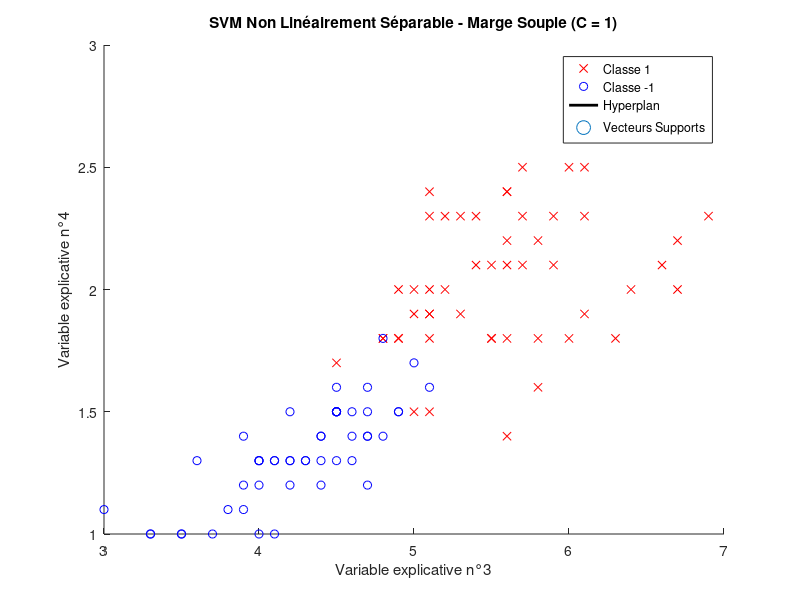

Source code (MATLAB):
%-------------------------------------------------------------------------%
% ------------------- TP3 : SVM Non Linéairement Séparable -------------- %
%-------------------------------------------------------------------------%

clear all; close all;

% ------------------------------------------------------------------------
% Question 1 : Chargement et préparation des données
% ------------------------------------------------------------------------
fichieriris = load('fisheriris.mat');
data = fichieriris.meas(:, 3:4);
species = fichieriris.species;

% Suppression des individus de la classe 'setosa'
setosa_indices = strcmp(species, 'setosa');
data(setosa_indices, :) = [];
species(setosa_indices) = [];

% Attribution des classes
class_labels = ones(100, 1); 
class_labels(51:end) = -1;

% Dimensions
[N, d] = size(data);

% ------------------------------------------------------------------------
% Question 2 : Définition du problème dual avec marge souple
% ------------------------------------------------------------------------
C = 1; % Paramètre de régularisation

% Initialisation de la matrice Q
Q = zeros(N, N);

% Construction élément par élément
for i = 1:N
    for j = 1:N
        Q(i, j) = class_labels(i) * class_labels(j) * (data(i, :) * data(j, :)'); % Produit scalaire
    end
end

% Vecteur f
f = -ones(N, 1);

% Contraintes
lb = zeros(N, 1);        % alpha >= 0
ub = C * ones(N, 1);     % alpha <= C
Aeq = class_labels';     % somme(alpha_m * y_m) = 0
beq = 0;

% ------------------------------------------------------------------------
% Question 3 : Résolution avec quadprog
% ------------------------------------------------------------------------
alpha = quadprog(Q, f, [], [], Aeq, beq, lb, ub);

% ------------------------------------------------------------------------
% Question 4 : Calcul de w et w0
% ------------------------------------------------------------------------
% Calcul de w
w = sum((alpha .* class_labels) .* data, 1)'; % w = somme(alpha_m * y_m * x_m)

% Calcul de w0 à partir des vecteurs supports
support_indices = find(alpha > 1e-4 & alpha < C - 1e-4); % Vecteurs supports stricts
w0 = mean(class_labels(support_indices) - data(support_indices, :) * w);

% Affichage des résultats
disp('Résultats :');
disp(['w0 (biais) : ', num2str(w0)]);
disp(['w (poids) : ', num2str(w')]);

% ------------------------------------------------------------------------
% Question 5 : Tracé des données et de la droite séparatrice
% ------------------------------------------------------------------------
figure;
gscatter(data(:, 1), data(:, 2), class_labels, 'rb', 'xo');
hold on;

% Calcul et tracé de la frontière de décision
x_vals = linspace(min(data(:, 1)), max(data(:, 1)), 100);
y_vals = -(w0 + w(1) * x_vals) / w(2);
plot(x_vals, y_vals, 'k-', 'LineWidth', 2);

% ------------------------------------------------------------------------
% Question 6 : Repérer les vecteurs supports
% ------------------------------------------------------------------------
scatter(data(support_indices, 1), data(support_indices, 2), 100, 'ks', 'LineWidth', 2);

% ------------------------------------------------------------------------
% Question 7 : Superposer une image binaire
% ------------------------------------------------------------------------
x1min = min(data(:, 1));
x1max = max(data(:, 1));
x2min = min(data(:, 2));
x2max = max(data(:, 2));
x1 = x1min:0.01:x1max;
x2 = x2min:0.01:x2max;
[Xg, Yg] = meshgrid(x1, x2);
f = w(1) * Xg + w(2) * Yg + w0; % Calcul de la fonction de décision
fp = -ones(size(Xg));
fp(f >= 0) = 1;

% % Superposition image binaire
% imagesc(x1, x2, fp);
% axis xy;
% colormap('summer');
% colorbar;

title(['SVM Non Linéairement Séparable - Marge Souple (C = ', num2str(C), ')']);
xlabel('Variable explicative n°3');
ylabel('Variable explicative n°4');
legend({'Classe 1', 'Classe -1', 'Hyperplan', 'Vecteurs Supports'});
hold off;
